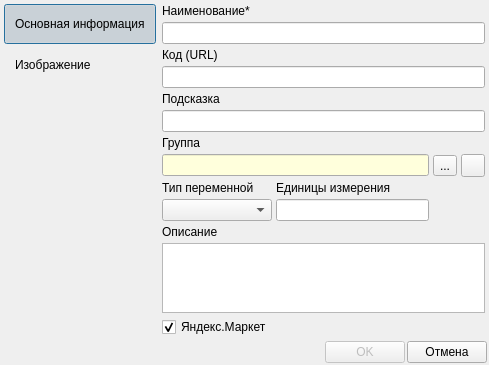
<?xml version="1.0" encoding="UTF-8"?>
<ui version="4.0">
 <class>FormFeatureCard</class>
 <widget class="QDialog" name="FormFeatureCard">
  <property name="geometry">
   <rect>
    <x>0</x>
    <y>0</y>
    <width>489</width>
    <height>351</height>
   </rect>
  </property>
  <property name="windowTitle">
   <string>Добавить параметр товара</string>
  </property>
  <layout class="QGridLayout" name="gridLayout">
   <property name="leftMargin">
    <number>2</number>
   </property>
   <property name="topMargin">
    <number>2</number>
   </property>
   <property name="rightMargin">
    <number>2</number>
   </property>
   <property name="bottomMargin">
    <number>2</number>
   </property>
   <property name="spacing">
    <number>2</number>
   </property>
   <item row="0" column="0">
    <widget class="QFrame" name="frame">
     <property name="maximumSize">
      <size>
       <width>16777215</width>
       <height>16777215</height>
      </size>
     </property>
     <property name="autoFillBackground">
      <bool>false</bool>
     </property>
     <property name="frameShape">
      <enum>QFrame::NoFrame</enum>
     </property>
     <property name="frameShadow">
      <enum>QFrame::Sunken</enum>
     </property>
     <layout class="QVBoxLayout" name="verticalLayout_3">
      <property name="spacing">
       <number>1</number>
      </property>
      <property name="leftMargin">
       <number>2</number>
      </property>
      <property name="topMargin">
       <number>2</number>
      </property>
      <property name="rightMargin">
       <number>2</number>
      </property>
      <property name="bottomMargin">
       <number>2</number>
      </property>
      <item>
       <widget class="QPushButton" name="pushButtonMainInfo">
        <property name="minimumSize">
         <size>
          <width>0</width>
          <height>40</height>
         </size>
        </property>
        <property name="baseSize">
         <size>
          <width>0</width>
          <height>0</height>
         </size>
        </property>
        <property name="styleSheet">
         <string notr="true">text-align: left;
padding-left: 10px;
padding-right: 10px;</string>
        </property>
        <property name="text">
         <string>Основная информация</string>
        </property>
        <property name="checkable">
         <bool>true</bool>
        </property>
        <property name="checked">
         <bool>true</bool>
        </property>
        <property name="flat">
         <bool>true</bool>
        </property>
       </widget>
      </item>
      <item>
       <widget class="QPushButton" name="pushButtonNote">
        <property name="minimumSize">
         <size>
          <width>0</width>
          <height>40</height>
         </size>
        </property>
        <property name="baseSize">
         <size>
          <width>0</width>
          <height>0</height>
         </size>
        </property>
        <property name="styleSheet">
         <string notr="true">text-align: left;
padding-left: 10px;</string>
        </property>
        <property name="text">
         <string>Изображение</string>
        </property>
        <property name="checkable">
         <bool>true</bool>
        </property>
        <property name="flat">
         <bool>true</bool>
        </property>
       </widget>
      </item>
      <item>
       <spacer name="verticalSpacer_3">
        <property name="orientation">
         <enum>Qt::Vertical</enum>
        </property>
        <property name="sizeHint" stdset="0">
         <size>
          <width>20</width>
          <height>19</height>
         </size>
        </property>
       </spacer>
      </item>
     </layout>
    </widget>
   </item>
   <item row="0" column="1">
    <widget class="QStackedWidget" name="stackedWidget">
     <property name="currentIndex">
      <number>0</number>
     </property>
     <widget class="QWidget" name="pageMain">
      <layout class="QGridLayout" name="gridLayout_2">
       <property name="leftMargin">
        <number>2</number>
       </property>
       <property name="topMargin">
        <number>2</number>
       </property>
       <property name="rightMargin">
        <number>2</number>
       </property>
       <property name="bottomMargin">
        <number>2</number>
       </property>
       <property name="spacing">
        <number>4</number>
       </property>
       <item row="8" column="2">
        <widget class="QToolButton" name="toolButtonParentGroup">
         <property name="toolTip">
          <string>Выбрать группу параметров</string>
         </property>
         <property name="text">
          <string>...</string>
         </property>
         <property name="icon">
          <iconset resource="../../res.qrc">
           <normaloff>:/64/icons/64x64/ellipsis.png</normaloff>:/64/icons/64x64/ellipsis.png</iconset>
         </property>
         <property name="iconSize">
          <size>
           <width>16</width>
           <height>16</height>
          </size>
         </property>
        </widget>
       </item>
       <item row="7" column="0">
        <widget class="QLabel" name="labelDescription_5">
         <property name="text">
          <string>Группа</string>
         </property>
        </widget>
       </item>
       <item row="9" column="1">
        <widget class="QLabel" name="labelDescription_4">
         <property name="text">
          <string>Единицы измерения</string>
         </property>
        </widget>
       </item>
       <item row="14" column="0">
        <widget class="QCheckBox" name="checkBoxIsYandexMarket">
         <property name="text">
          <string>Яндекс.Маркет</string>
         </property>
         <property name="checked">
          <bool>true</bool>
         </property>
        </widget>
       </item>
       <item row="1" column="0" colspan="4">
        <widget class="QLineEdit" name="lineEditName">
         <property name="whatsThis">
          <string>Фамилия контакта (пример: &quot;Иванов&quot;)</string>
         </property>
        </widget>
       </item>
       <item row="0" column="0">
        <widget class="QLabel" name="labelName">
         <property name="text">
          <string>Наименование*</string>
         </property>
        </widget>
       </item>
       <item row="8" column="0" colspan="2">
        <widget class="QLineEdit" name="lineEditGroup">
         <property name="palette">
          <palette>
           <active>
            <colorrole role="Base">
             <brush brushstyle="SolidPattern">
              <color alpha="255">
               <red>255</red>
               <green>255</green>
               <blue>220</blue>
              </color>
             </brush>
            </colorrole>
           </active>
           <inactive>
            <colorrole role="Base">
             <brush brushstyle="SolidPattern">
              <color alpha="255">
               <red>255</red>
               <green>255</green>
               <blue>220</blue>
              </color>
             </brush>
            </colorrole>
           </inactive>
           <disabled>
            <colorrole role="Base">
             <brush brushstyle="SolidPattern">
              <color alpha="255">
               <red>240</red>
               <green>240</green>
               <blue>240</blue>
              </color>
             </brush>
            </colorrole>
           </disabled>
          </palette>
         </property>
         <property name="toolTip">
          <string>Группа параметров</string>
         </property>
         <property name="readOnly">
          <bool>true</bool>
         </property>
        </widget>
       </item>
       <item row="9" column="0">
        <widget class="QLabel" name="labelDescription_3">
         <property name="text">
          <string>Тип переменной</string>
         </property>
        </widget>
       </item>
       <item row="10" column="0">
        <widget class="QComboBox" name="comboBoxType"/>
       </item>
       <item row="10" column="1">
        <widget class="QLineEdit" name="lineEditMeasure"/>
       </item>
       <item row="10" column="2" colspan="2">
        <spacer name="horizontalSpacer_2">
         <property name="orientation">
          <enum>Qt::Horizontal</enum>
         </property>
         <property name="sizeHint" stdset="0">
          <size>
           <width>49</width>
           <height>20</height>
          </size>
         </property>
        </spacer>
       </item>
       <item row="12" column="0" colspan="4">
        <widget class="QPlainTextEdit" name="plainTextEdit"/>
       </item>
       <item row="8" column="3">
        <widget class="QToolButton" name="toolButtonClearParentGroup">
         <property name="toolTip">
          <string>Удалить группу параметров</string>
         </property>
         <property name="text">
          <string/>
         </property>
         <property name="icon">
          <iconset resource="../../res.qrc">
           <normaloff>:/64/icons/64x64/delete.png</normaloff>:/64/icons/64x64/delete.png</iconset>
         </property>
         <property name="iconSize">
          <size>
           <width>16</width>
           <height>16</height>
          </size>
         </property>
        </widget>
       </item>
       <item row="11" column="0">
        <widget class="QLabel" name="labelDescription_2">
         <property name="text">
          <string>Описание</string>
         </property>
        </widget>
       </item>
       <item row="4" column="0">
        <widget class="QLabel" name="labelName_2">
         <property name="text">
          <string>Подсказка</string>
         </property>
        </widget>
       </item>
       <item row="5" column="0" colspan="4">
        <widget class="QLineEdit" name="lineEditPlaceholder">
         <property name="toolTip">
          <string>Placeholder</string>
         </property>
         <property name="whatsThis">
          <string/>
         </property>
        </widget>
       </item>
       <item row="2" column="0">
        <widget class="QLabel" name="labelName_3">
         <property name="text">
          <string>Код (URL)</string>
         </property>
        </widget>
       </item>
       <item row="3" column="0" colspan="4">
        <widget class="QLineEdit" name="lineEditUrl">
         <property name="whatsThis">
          <string>Фамилия контакта (пример: &quot;Иванов&quot;)</string>
         </property>
        </widget>
       </item>
      </layout>
     </widget>
     <widget class="FrameImage" name="pageImage"/>
    </widget>
   </item>
   <item row="1" column="0" colspan="2">
    <layout class="QHBoxLayout" name="horizontalLayout">
     <item>
      <spacer name="horizontalSpacer">
       <property name="orientation">
        <enum>Qt::Horizontal</enum>
       </property>
       <property name="sizeHint" stdset="0">
        <size>
         <width>40</width>
         <height>20</height>
        </size>
       </property>
      </spacer>
     </item>
     <item>
      <widget class="QPushButton" name="buttonSave">
       <property name="enabled">
        <bool>false</bool>
       </property>
       <property name="sizePolicy">
        <sizepolicy hsizetype="Preferred" vsizetype="Preferred">
         <horstretch>0</horstretch>
         <verstretch>0</verstretch>
        </sizepolicy>
       </property>
       <property name="minimumSize">
        <size>
         <width>0</width>
         <height>0</height>
        </size>
       </property>
       <property name="maximumSize">
        <size>
         <width>16777215</width>
         <height>16777215</height>
        </size>
       </property>
       <property name="baseSize">
        <size>
         <width>0</width>
         <height>50</height>
        </size>
       </property>
       <property name="text">
        <string>OK</string>
       </property>
       <property name="iconSize">
        <size>
         <width>20</width>
         <height>20</height>
        </size>
       </property>
       <property name="flat">
        <bool>false</bool>
       </property>
      </widget>
     </item>
     <item>
      <widget class="QPushButton" name="buttonCancel">
       <property name="sizePolicy">
        <sizepolicy hsizetype="Preferred" vsizetype="Preferred">
         <horstretch>0</horstretch>
         <verstretch>0</verstretch>
        </sizepolicy>
       </property>
       <property name="minimumSize">
        <size>
         <width>0</width>
         <height>0</height>
        </size>
       </property>
       <property name="maximumSize">
        <size>
         <width>16777215</width>
         <height>16777215</height>
        </size>
       </property>
       <property name="text">
        <string>Отмена</string>
       </property>
       <property name="iconSize">
        <size>
         <width>20</width>
         <height>20</height>
        </size>
       </property>
       <property name="flat">
        <bool>false</bool>
       </property>
      </widget>
     </item>
    </layout>
   </item>
  </layout>
 </widget>
 <customwidgets>
  <customwidget>
   <class>FrameImage</class>
   <extends>QWidget</extends>
   <header>frameimage.h</header>
   <container>1</container>
  </customwidget>
 </customwidgets>
 <resources>
  <include location="../../res.qrc"/>
 </resources>
 <connections>
  <connection>
   <sender>buttonCancel</sender>
   <signal>clicked()</signal>
   <receiver>FormFeatureCard</receiver>
   <slot>reject()</slot>
   <hints>
    <hint type="sourcelabel">
     <x>444</x>
     <y>277</y>
    </hint>
    <hint type="destinationlabel">
     <x>245</x>
     <y>149</y>
    </hint>
   </hints>
  </connection>
 </connections>
</ui>
